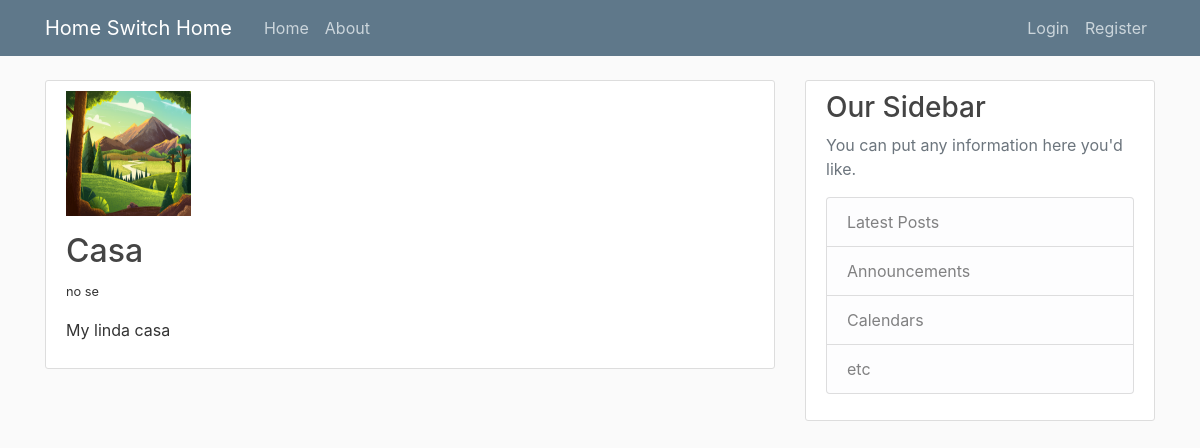
Before: / with the older database file.
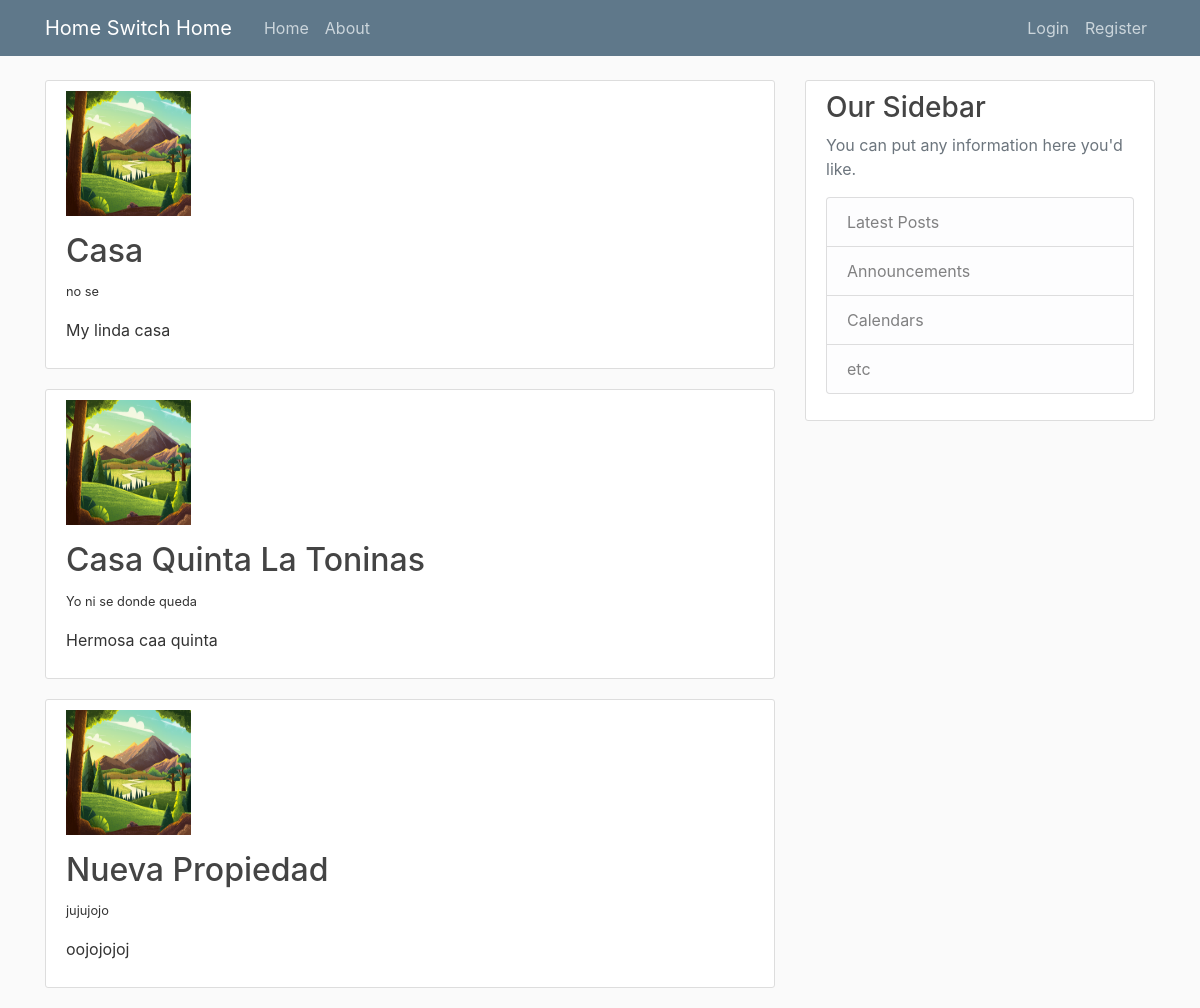
After: the same page with the newer database file.
### app/models.py (models this page shows, shortened)
class PropiedadLiviana (models.Model):
    titulo = models.CharField(max_length=30, default='Nueva Propiedad')
    descripcion = models.CharField(max_length=200)
    tipo = models.ForeignKey(TipoPropiedad, on_delete=models.PROTECT)
    direccion = models.CharField(max_length=200)
    imagen = models.ImageField(default='default.jpg', upload_to='property_image')
    class Meta:
        verbose_name = 'propiedad'

### app/views.py (the view)
# urls.py: path('', views.home, name='app-home'),
def home(request):
    context = {
        'posts': PropiedadLiviana.objects.all()
    }
    return render(request, 'app/propiedades_base.html', context)

### app/templates/app/propiedades_base.html (shortened to what this page needs)
{% extends "app/base.html" %}
{% block content %}
{% for post in posts %}
<article class="media content-section">
	<div class="media-body">
		<img class="account-img" src="{{ post.imagen.url }}">
		<h2><a class="article-title" href="{% url 'app-detail_auction' pk=post.pk %}">{{ post.titulo }}</a></h2>
		<p><small>{{ post.direccion }}</small></p>
		<p class="article-content">{{ post.descripcion }}</p>
	</div>
</article>
{% endfor %}
{% endblock content %}

### app/templates/app/base.html (shortened to what this page needs)
{% load static %}
<!DOCTYPE html>
<html lang="en">
	<head>
		<link rel="stylesheet" href="https://stackpath.bootstrapcdn.com/bootstrap/4.3.1/css/bootstrap.min.css">
		<link rel="stylesheet" type="text/css" href="{% static 'app/main.css' %}">
	</head>
	<body>
		<header class="site-header">
			<nav class="navbar navbar-expand-md navbar-dark bg-steel fixed-top">
				<div class="container">
					<a class="navbar-brand mr-4" href="{% url 'app-home' %}">Home Switch Home</a>
					<div class="collapse navbar-collapse" id="navbarToggle">
						<div class="navbar-nav mr-auto">
							<a class="nav-item nav-link" href="{% url 'app-home' %}">Home</a>
							<a class="nav-item nav-link" href="{% url 'app-about' %}">About</a>
						</div>
						<div class="navbar-nav">
							{% if user.is_authenticated %}
								<a class="nav-item nav-link" href="{% url 'profile' %}">Profile</a>
								<a class="nav-item nav-link" href="{% url 'logout' %}">Logout</a>
							{% else %}
								<a class="nav-item nav-link" href="{% url 'login' %}">Login</a>
								<a class="nav-item nav-link" href="{% url 'register' %}">Register</a>
							{% endif %}
						</div>
					</div>
				</div>
			</nav>
		</header>
		<main role="main" class="container">
			<div class="row">
				<div class="col-md-8">
					{% block content %}{% endblock %}
				</div>
				<div class="col-md-4">
					<div class="content-section">
						<h3>Our Sidebar</h3>
						<p class='text-muted'>You can put any information here you'd like.
							<ul class="list-group">
								<li class="list-group-item list-group-item-light">Latest Posts</li>
								<li class="list-group-item list-group-item-light">Announcements</li>
								<li class="list-group-item list-group-item-light">Calendars</li>
								<li class="list-group-item list-group-item-light">etc</li>
							</ul>
						</p>
					</div>
				</div>
			</div>
		</main>
	</body>
</html>

### app/static/app/main.css (style rules this page uses)
body { background: #fafafa; color: #333333; margin-top: 5rem; }
h1, h2, h3, h4, h5, h6 { color: #444444; }
.bg-steel { background-color: #5f788a; }
.site-header .navbar-nav .nav-link { color: #cbd5db; }
.content-section { background: #ffffff; padding: 10px 20px; border: 1px solid #dddddd; border-radius: 3px; margin-bottom: 20px; }
.article-title { color: #444444; }
.article-content { white-space: pre-line; }
.account-img { height: 125px; width: 125px; margin-right: 20px; margin-bottom: 16px; }

Changed rows visible on the page:
added PropiedadLiviana: imagen (placeholder picture), titulo "Casa Quinta La Toninas", direccion "Yo ni se donde queda", descripcion "Hermosa caa quinta"
added PropiedadLiviana: imagen (placeholder picture), titulo "Nueva Propiedad", direccion "jujujojo", descripcion "oojojojoj"
